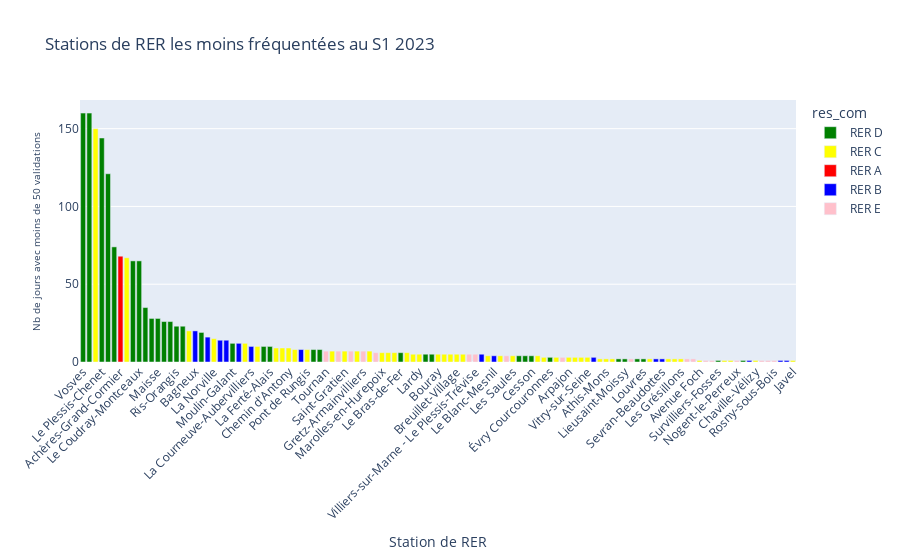

Source (notebook cell):
### Code cell
# Trier le DataFrame par 'Nb de jours avec moins de 50 validations' en ordre décroissant
df_sorted = liste_faible_freq_stations.sort_values(by='Nb de jours avec moins de 50 validations', ascending=False)

# Créer un graphique en barres interactif avec des couleurs conditionnelles
fig = px.bar(df_sorted, x='Station de RER', y='Nb de jours avec moins de 50 validations', color='res_com',
             title='Stations de RER les moins fréquentées au S1 2023',
             color_discrete_map=couleurs_res_com,
             category_orders={"Station de RER": df_sorted['Station de RER'].tolist()})  # Définir l'ordre des catégories

# Personnaliser le graphique
fig.update_layout(xaxis_tickangle=-45)
fig.update_yaxes(title_font=dict(size=10))

# Afficher le graphique
fig.show()

### Figure 1 — Plotly figure (JSON) as saved in the notebook; plotly's stock layout.template omitted (floating-point values rounded to 4 significant figures)
{"data": [{"alignmentgroup": "True", "hovertemplate": "res_com=RER D<br>Station de RER=%{x}<br>Nb de jours avec moins de 50 validations=%{y}<extra></extra>", "legendgroup": "RER D", "marker": {"color": "green", "pattern": {"shape": ""}}, "name": "RER D", "offsetgroup": "RER D", "orientation": "v", "showlegend": true, "textposition": "auto", "type": "bar", "x": ["Vosves", "Boigneville", "Le Plessis-Chenet", "Buno-Gironville", "Saint-Fargeau", "Boissise-le-Roi", "Le Coudray-Montceaux", "Villabé", "Grand-Bourg", "Maisse", "Essonnes-Robinson", "Ponthierry-Pringy", "Ris-Orangis", "Évry", "Boutigny", "Moulin-Galant", "Mennecy", "La Ferté-Alais", "Les Noues", "Ballancourt", "Le Bras-de-Fer", "Grigny-Centre", "Villeneuve-Triage", "Orangis-Bois de l'Epine", "Le Mée", "Cesson", "Évry Courcouronnes", "Le Vert-de-Maisons", "Lieusaint-Moissy", "Stade de France-Saint-Denis", "Louvres", "Survilliers-Fosses", "Créteil Pompadour"], "xaxis": "x", "y": [160, 160, 144, 121, 74, 65, 65, 35, 28, 28, 26, 26, 23, 23, 19, 12, 10, 10, 8, 8, 6, 5, 5, 4, 4, 4, 3, 2, 2, 2, 2, 1, 1], "yaxis": "y"}, {"alignmentgroup": "True", "hovertemplate": "res_com=RER C<br>Station de RER=%{x}<br>Nb de jours avec moins de 50 validations=%{y}<extra></extra>", "legendgroup": "RER C", "marker": {"color": "yellow", "pattern": {"shape": ""}}, "name": "RER C", "offsetgroup": "RER C", "orientation": "v", "showlegend": true, "textposition": "auto", "type": "bar", "x": ["Sermaise", "Dourdan-la-Forêt", "Chamarande", "La Norville", "Versailles Château", "Rungis-La Fraternelle", "Épinay-sur-Orge", "Sainte-Geneviève-des-Bois", "Chemin d'Antony", "Saint-Michel-sur-Orge", "Pont de Rungis", "Breuillet", "Saint-Gratien", "Boulainvilliers", "Égly", "Marolles-en-Hurepoix", "Saint-Chéron", "Savigny-sur-Orge", "Gennevilliers", "Issy", "Lardy", "Bouray", "Étréchy", "Saint-Martin-d'Étampes", "Breuillet-Village", "Saint-Ouen", "Pont du Garigliano", "Musée d'Orsay", "Les Saules", "Les Ardoines", "Issy-Val-de-Seine", "Champ de Mars", "Arpajon", "Orly Ville", "Ivry-sur-Seine", "Vitry-sur-Seine", "Villeneuve-le-Roi", "Athis-Mons", "Avenue Henri Martin", "Avenue du Président Kennedy", "Étampes", "Dourdan", "Les Grésillons", "Avenue Foch", "Choisy-le-Roi", "Ablon", "Chaville-Vélizy", "Javel"], "xaxis": "x", "y": [150, 67, 20, 15, 12, 10, 9, 9, 9, 8, 8, 7, 7, 7, 7, 6, 6, 6, 6, 5, 5, 5, 5, 5, 5, 5, 4, 4, 4, 4, 3, 3, 3, 3, 3, 3, 2, 2, 2, 2, 2, 2, 2, 1, 1, 1, 1, 1], "yaxis": "y"}, {"alignmentgroup": "True", "hovertemplate": "res_com=RER A<br>Station de RER=%{x}<br>Nb de jours avec moins de 50 validations=%{y}<extra></extra>", "legendgroup": "RER A", "marker": {"color": "red", "pattern": {"shape": ""}}, "name": "RER A", "offsetgroup": "RER A", "orientation": "v", "showlegend": true, "textposition": "auto", "type": "bar", "x": ["Achères-Grand-Cormier"], "xaxis": "x", "y": [68], "yaxis": "y"}, {"alignmentgroup": "True", "hovertemplate": "res_com=RER B<br>Station de RER=%{x}<br>Nb de jours avec moins de 50 validations=%{y}<extra></extra>", "legendgroup": "RER B", "marker": {"color": "blue", "pattern": {"shape": ""}}, "name": "RER B", "offsetgroup": "RER B", "orientation": "v", "showlegend": true, "textposition": "auto", "type": "bar", "x": ["Bagneux", "Villeparisis-Mitry-le-Neuf", "Vert-Galant", "Sevran-Livry", "La Plaine-Stade de France", "La Courneuve-Aubervilliers", "Drancy", "Mitry-Claye", "Le Blanc-Mesnil", "Les Baconnets", "Aéroport Charles De Gaulle 2-TGV", "Sevran-Beaudottes", "Parc des Expositions", "Aéroport Charles De Gaulle 1", "Villepinte"], "xaxis": "x", "y": [20, 16, 14, 14, 12, 10, 8, 5, 4, 3, 2, 2, 1, 1, 1], "yaxis": "y"}, {"alignmentgroup": "True", "hovertemplate": "res_com=RER E<br>Station de RER=%{x}<br>Nb de jours avec moins de 50 validations=%{y}<extra></extra>", "legendgroup": "RER E", "marker": {"color": "pink", "pattern": {"shape": ""}}, "name": "RER E", "offsetgroup": "RER E", "orientation": "v", "showlegend": true, "textposition": "auto", "type": "bar", "x": ["Tournan", "Les Yvris-Noisy-le-Grand", "Pantin", "Gretz-Armainvilliers", "Ozoir-la-Ferrière", "Les Boullereaux-Champigny", "Villiers-sur-Marne - Le Plessis-Trévise", "Émerainville-Pontault-Combault", "Roissy-en-Brie", "Noisy-le-Sec", "Le Raincy-Villemomble-Montfermeil", "Rosa Parks", "Le Chénay-Gagny", "Rosny-Bois-Perrier", "Nogent-le-Perreux", "Chelles-Gournay", "Gagny", "Rosny-sous-Bois"], "xaxis": "x", "y": [7, 7, 7, 7, 6, 5, 5, 4, 3, 2, 2, 2, 1, 1, 1, 1, 1, 1], "yaxis": "y"}], "layout": {"autosize": true, "barmode": "relative", "legend": {"title": {"text": "res_com"}, "tracegroupgap": 0}, "title": {"text": "Stations de RER les moins fréquentées au S1 2023"}, "xaxis": {"anchor": "y", "autorange": true, "categoryarray": ["Vosves", "Boigneville", "Sermaise", "Le Plessis-Chenet", "Buno-Gironville", "Saint-Fargeau", "Achères-Grand-Cormier", "Dourdan-la-Forêt", "Boissise-le-Roi", "Le Coudray-Montceaux", "Villabé", "Grand-Bourg", "Maisse", "Essonnes-Robinson", "Ponthierry-Pringy", "Ris-Orangis", "Évry", "Chamarande", "Bagneux", "Boutigny", "Villeparisis-Mitry-le-Neuf", "La Norville", "Vert-Galant", "Sevran-Livry", "Moulin-Galant", "La Plaine-Stade de France", "Versailles Château", "La Courneuve-Aubervilliers", "Rungis-La Fraternelle", "Mennecy", "La Ferté-Alais", "Épinay-sur-Orge", "Sainte-Geneviève-des-Bois", "Chemin d'Antony", "Saint-Michel-sur-Orge", "Drancy", "Pont de Rungis", "Les Noues", "Ballancourt", "Tournan", "Breuillet", "Les Yvris-Noisy-le-Grand", "Saint-Gratien", "Pantin", "Boulainvilliers", "Gretz-Armainvilliers", "Égly", "Ozoir-la-Ferrière", "Marolles-en-Hurepoix", "Saint-Chéron", "Savigny-sur-Orge", "Le Bras-de-Fer", "Gennevilliers", "Issy", "Lardy", "Grigny-Centre", "Villeneuve-Triage", "Bouray", "Étréchy", "Saint-Martin-d'Étampes", "Breuillet-Village", "Saint-Ouen", "Les Boullereaux-Champigny", "Villiers-sur-Marne - Le Plessis-Trévise", "Mitry-Claye", "Pont du Garigliano", "Le Blanc-Mesnil", "Musée d'Orsay", "Émerainville-Pontault-Combault", "Les Saules", "Orangis-Bois de l'Epine", "Le Mée", "Cesson", "Les Ardoines", "Issy-Val-de-Seine", "Évry Courcouronnes", "Champ de Mars", "Roissy-en-Brie", "Arpajon", "Orly Ville", "Ivry-sur-Seine", "Vitry-sur-Seine", "Les Baconnets", "Villeneuve-le-Roi", "Athis-Mons", "Avenue Henri Martin", "Le Vert-de-Maisons", "Lieusaint-Moissy", "Noisy-le-Sec", "Stade de France-Saint-Denis", "Louvres", "Avenue du Président Kennedy", "Aéroport Charles De Gaulle 2-TGV", "Sevran-Beaudottes", "Étampes", "Dourdan", "Les Grésillons", "Le Raincy-Villemomble-Montfermeil", "Rosa Parks", "Avenue Foch", "Le Chénay-Gagny", "Rosny-Bois-Perrier", "Survilliers-Fosses", "Choisy-le-Roi", "Ablon", "Nogent-le-Perreux", "Créteil Pompadour", "Parc des Expositions", "Chaville-Vélizy", "Chelles-Gournay", "Gagny", "Rosny-sous-Bois", "Aéroport Charles De Gaulle 1", "Villepinte", "Javel"], "categoryorder": "array", "domain": [0, 1], "range": [-0.5, 114.5], "tickangle": -45, "title": {"text": "Station de RER"}, "type": "category"}, "yaxis": {"anchor": "x", "autorange": true, "domain": [0, 1], "range": [0, 168.4], "title": {"font": {"size": 10}, "text": "Nb de jours avec moins de 50 validations"}, "type": "linear"}}}
